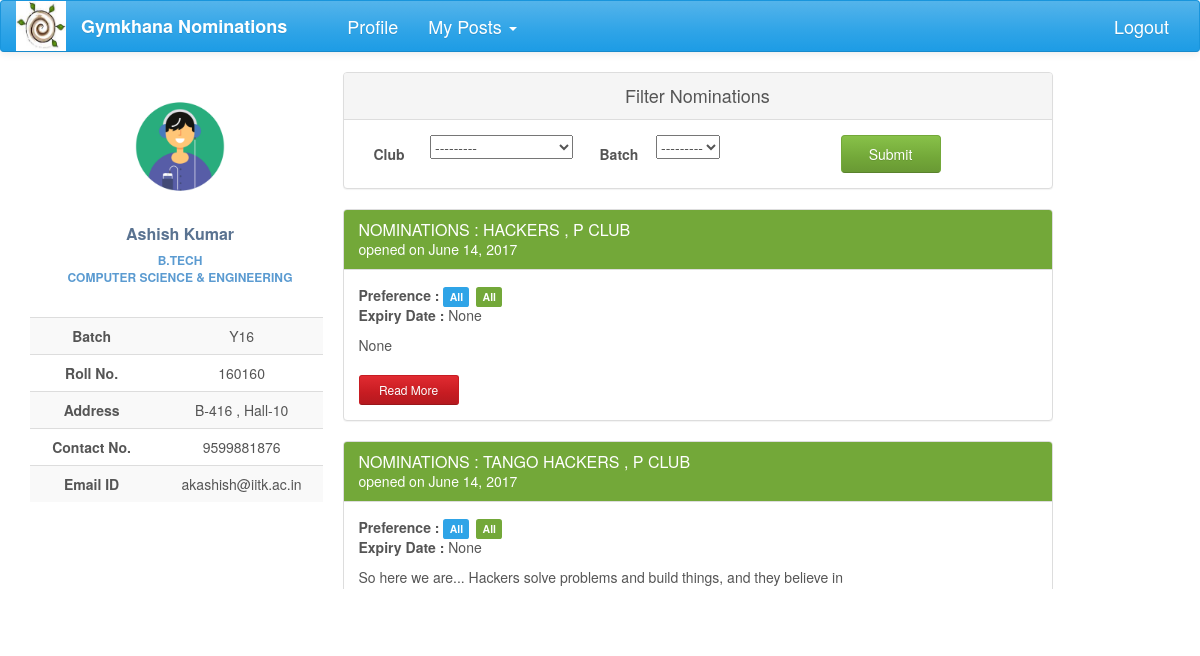
Screenshot of /nominations/ (signed in) with the database file from the repository.
### nomi/models.py (models this page shows, shortened)
class UserProfile(models.Model):
    user = models.OneToOneField(User, on_delete=models.CASCADE)
    name = models.CharField(max_length=40, blank=True)
    roll_no = models.IntegerField(null=True)
    year = models.CharField(max_length=4, choices=YEAR, default='Y16')
    programme = models.CharField(max_length=7, choices=PROGRAMME, default='B.Tech')
    department = models.CharField(max_length=200, choices=DEPT, default=None)
    hall = models.CharField(max_length=10, choices=HALL, default=1)
    room_no = models.CharField(max_length=10, null=True)

class Nomination(models.Model):
    name = models.CharField(max_length=200)
    description = models.TextField(max_length=20000, null=True, blank=True)
    brief_desc = models.TextField(max_length=100, null=True, blank=True)
    nomi_post = models.ForeignKey(Post, null=True)
    nomi_form = models.OneToOneField('forms.Questionnaire', null=True, blank=True)
    status = models.CharField(max_length=50, choices=STATUS, default='Nomination created')
    nomi_approvals = models.ManyToManyField(Post, related_name='nomi_approvals', symmetrical=False, blank=True)
    opening_date = models.DateField(null=True, blank=True)
    closing_date = models.DateField(null=True, blank=True, editable=True)
    year_choice = models.CharField(max_length=100, choices=YEAR_1, null=True)
    hall_choice = models.CharField(max_length=100, choices=HALL_1, null=True)
    dept_choice = models.CharField(max_length=100, choices=DEPT_1, null=True)

### nomi/views.py (the view)
def index(request):
    if request.user.is_authenticated:
        filters = NominationFilter(request.GET, queryset=Nomination.objects
                                   .filter(status='Nomination out').order_by('-opening_date'))
        posts = Post.objects.filter(post_holders=request.user)
        username = UserProfile.objects.get(user=request.user)
        return render(request, 'index1.html', context={'posts': posts, 'username': username, 'filter': filters})
    else:
        return HttpResponseRedirect(reverse('login'))

### nomi/global_contexts.py (called while the page is built)
def context(request):
    if request.user.is_authenticated:
        my_profile = UserProfile.objects.get(user=request.user)
        my_posts = Post.objects.filter(post_holders=request.user)
        return {'my_posts':my_posts,'my_profile':my_profile}
    else:
        return {'my_posts': 0, 'my_profile': 0}

### nomi/models.py (called while the page is built)
    def __str__(self):
        return self.club_name

### nomi/templates/index1.html
{% extends 'base2.html' %}
{% load staticfiles %}
{% load bootstrap %}
{% block content %}
<div class="profile-content ">
    <div class="panel panel-default">
      <div class="panel-heading">Filter Nominations</div>
      <div class="panel-body">
        <form action="" method="get">
            <label class="col-lg-1 control-label">Club</label>
                <div class="col-lg-3">
                    {{filter.form.nomi_approvals__club}}
                </div>
            <label class="col-lg-1 control-label">Batch</label>
                <div class="col-lg-3 ">
                    {{filter.form.year_choice}}
                </div>
            <input type="submit" value="Submit" class="btn btn-success nomi-filter" />
        </form>
      </div>
    </div>
    <div class="scroll-container">
        {% for nomi in filter.qs %}
    <div class="panel panel-success">
        <div class="panel-heading">
            <h3 class="panel-title">{{ nomi.name.upper }}</h3>
            <div>opened on {{nomi.opening_date}}</div>
        </div>
                <div class="panel-body">
                    <span style="font-weight: bolder">Preference : </span>
                    <span class="label label-primary">{{nomi.year_choice}}</span>
                    <span class="label label-success">{{nomi.dept_choice}}</span>
                    <p><span style="font-weight: bolder"> Expiry Date :  </span>{{nomi.closing_date}}</p>
                    <p>{{nomi.brief_desc}}</p>
                    <a href="{% url 'nomi_detail' nomi_pk=nomi.pk %}" class="btn btn-sm read-more-button btn-danger">Read More</a>
                </div>
            </div>
        {% endfor %}
    </div>
</div>
{% endblock %}

### nomi/templates/base2.html (shortened to what this page needs)
<!DOCTYPE html>
<html lang="en">
{% load staticfiles %}
{% load bootstrap %}
<head>
    <link href="https://maxcdn.bootstrapcdn.com/bootswatch/3.3.7/cerulean/bootstrap.min.css" rel="stylesheet"
>
    <link href="https://maxcdn.bootstrapcdn.com/font-awesome/4.7.0/css/font-awesome.min.css" rel="stylesheet"
>
    <link rel="stylesheet" href="{% static 'nomi/css/main.css' %}" type="text/css">
</head>
<body>
{% block navigation %}
<nav class="navbar navbar-default" id="navbar">
    <div class="container-fluid">
        <div class="navbar-header">
            <a href="#">
                <div>
                    <img src="{% static 'nomi/img/gym.jpg' %}" width="50" height="50">
                </div>
            </a>
        </div>
        <div class="collapse navbar-collapse" id="bs-example-navbar-collapse-1">
            <ul class="nav navbar-nav">
                <li><a href="{% url 'index' %}" id="brand">Gymkhana Nominations</a></li>
                <li><a href="{% url 'profile' %}" id="navbar-links">Profile</a></li>
                {% block posts%}
                {% if my_posts %}
                <li class="dropdown">
                    <a href="#" class="dropdown-toggle" id="navbar-links" data-toggle="dropdown" role="button"
                       aria-expanded="false">My Posts <span class="caret"></span></a>
                </li>
                {% endif %}
                {% endblock %}
            </ul>
            <ul class="nav navbar-nav navbar-right">
                <li id="navbar-links"><a href="{% url 'logout' %}?next={% url 'login' %}">Logout</a></li>
            </ul>
        </div>
    </div>
</nav>
{% endblock %}
<div class="container-fluid">
    <div class="row profile">
        <div class="col-lg-3 col-md-3">
            {% block profile %}
            <div class="profile-sidebar">
                <div class="profile-userpic">
                    <img src="{% static 'nomi/img/logo.gif' %}" class="img-responsive" alt="">
                </div>
                <div class="profile-usertitle">
                    <div class="profile-usertitle-name">
                        {{my_profile.name}}
                    </div>
                    <div class="profile-usertitle-job">
                        {{my_profile.programme}} <br> {{my_profile.department}}
                    </div>
                </div>
                <div class="profile-usermenu">
                    <table class="table table-striped table-hover ">
                        <tbody>
                        <tr>
                            <td id="topic">Batch</td>
                            <td>{{my_profile.year}} </td>
                        </tr>
                        <tr>
                            <td id="topic">Roll No.</td>
                            <td>{{my_profile.roll_no}} </td>
                        </tr>
                        <tr>
                            <td id="topic">Address</td>
                            <td>{{my_profile.room_no}} , Hall-{{my_profile.hall}}</td>
                        </tr>
                        <tr>
                            <td id="topic">Contact No.</td>
                            <td>9599881876</td>
                        </tr>
                        <tr>
                            <td id="topic">Email ID</td>
                            <td>{{my_profile.user}}@iitk.ac.in</td>
                        </tr>
                        </tbody>
                    </table>
                </div>
            </div>
            {% endblock %}
        </div>
        <div class="col-lg-8 col-md-8">
            {% block content %}{% endblock %}
        </div>
    </div>
</div>
</body>
</html>

### nomi/static/nomi/css/main.css (style rules this page uses)
#brand { text-decoration: none; font-size: large; font-weight: bold; margin-right: 30px; }
.scroll-container { height: 380px; overflow-y:scroll ; }
#navbar-links { font-size: large; }
#navbar { position: fixed; width: 100%; z-index: 100; }
body { background: #ffffff; }
.profile { margin: 20px 0; }
.profile-sidebar { padding: 20px 0 10px 0; width: 300px; margin-top: 50px; }
.profile-userpic img { float: none; margin: 0 auto; width: 50%; height: 50%; -webkit-border-radius: 50% !important; -moz-border-radius: 50% !important; border-radius: 50% !important; }
.profile-usertitle { text-align: center; margin-top: 20px; }
.profile-usertitle-name { color: #5a7391; font-size: 16px; font-weight: 600; margin-bottom: 7px; }
.profile-usertitle-job { text-transform: uppercase; color: #5b9bd1; font-size: 12px; font-weight: 600; margin-bottom: 15px; }
.profile-usermenu { margin-top: 30px; }
.profile-usermenu table tbody tr td { text-align: center; }
#topic { font-weight: bolder; }
.profile-content { z-index: 0; margin-top: 32px; padding: 20px; background: #ffffff; min-height: 460px; }
.btn { width: 150px; }
.read-more-button { margin-top: 10px; width: 100px; }
.panel-default .panel-heading { text-align: center; font-size: large; }
.control-label { text-align: center; padding-top: 9px; }
.nomi-filter { margin-left: 30px; width: 100px; }
.panel-body p span { margin-bottom: 20px; }
.panel-success { transition: box-shadow 0.2s; }
.label { margin-right: 3px; }

### rows the page displays
UserProfile: name "Ashish Kumar", programme "B.TECH", department "COMPUTER SCIENCE & ENGINEERING", year "Y16", roll_no "160160", room_no "B-416", hall "10", user "akashish"
Nomination: name "NOMINATIONS : HACKERS , P CLUB", opening_date "June 14, 2017", year_choice "All", dept_choice "All", closing_date "None", brief_desc "None"
Nomination: name "NOMINATIONS : TANGO HACKERS , P CLUB", opening_date "June 14, 2017", year_choice "All", dept_choice "All", closing_date "None", brief_desc "So here we are... Hackers solve problems and build things, and they believe in"
